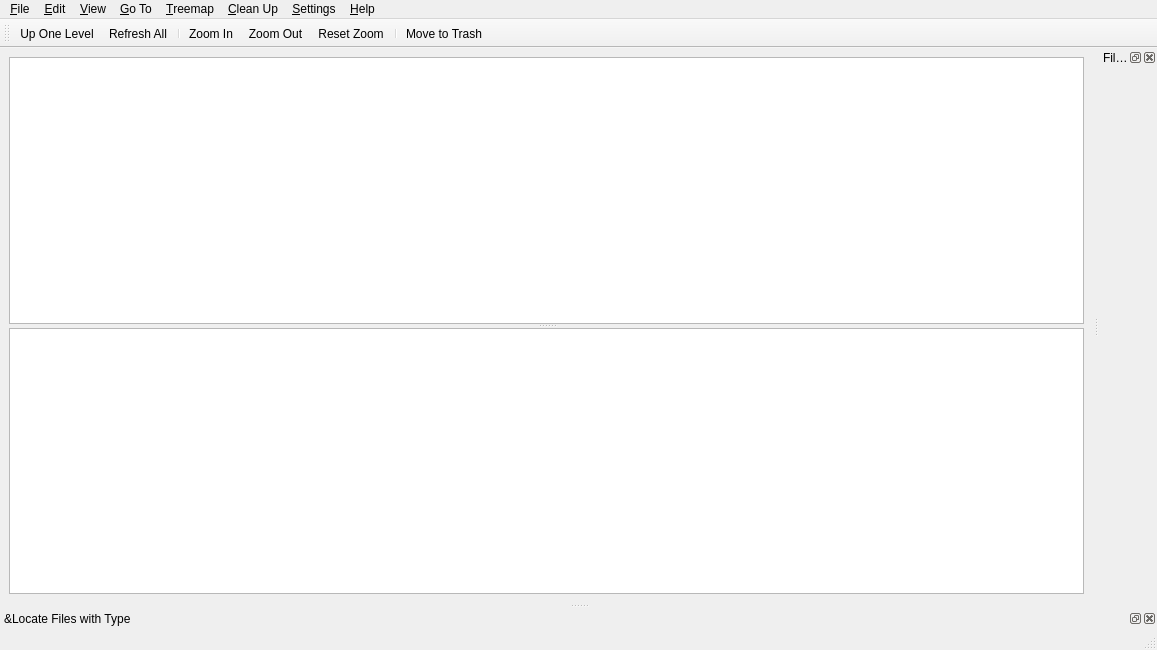
<?xml version="1.0" encoding="UTF-8"?>
<ui version="4.0">
 <author>Stefan Hundhammer</author>
 <class>MainWindow</class>
 <widget class="QMainWindow" name="MainWindow">
  <property name="geometry">
   <rect>
    <x>0</x>
    <y>0</y>
    <width>1157</width>
    <height>650</height>
   </rect>
  </property>
  <property name="windowTitle">
   <string>QDirStat</string>
  </property>
  <property name="windowIcon">
   <iconset resource="icons.qrc">
    <normaloff>:/icons/qdirstat.png</normaloff>:/icons/qdirstat.png</iconset>
  </property>
  <widget class="QWidget" name="centralWidget">
   <layout class="QVBoxLayout" name="verticalLayout">
    <item>
     <widget class="QSplitter" name="mainWinSplitter">
      <property name="orientation">
       <enum>Qt::Vertical</enum>
      </property>
      <widget class="QDirStat::DirTreeView" name="dirTreeView"/>
      <widget class="QDirStat::TreemapView" name="treemapView"/>
     </widget>
    </item>
   </layout>
  </widget>
  <widget class="QMenuBar" name="menubar">
   <property name="geometry">
    <rect>
     <x>0</x>
     <y>0</y>
     <width>1157</width>
     <height>20</height>
    </rect>
   </property>
   <widget class="QMenu" name="menuFile">
    <property name="title">
     <string>&amp;File</string>
    </property>
    <addaction name="actionOpen"/>
    <addaction name="actionRefreshAll"/>
    <addaction name="actionRefreshSelected"/>
    <addaction name="separator"/>
    <addaction name="actionReadExcludedDirectory"/>
    <addaction name="actionContinueReadingAtMountPoint"/>
    <addaction name="actionStopReading"/>
    <addaction name="separator"/>
    <addaction name="actionAskWriteCache"/>
    <addaction name="actionAskReadCache"/>
    <addaction name="separator"/>
    <addaction name="actionQuit"/>
   </widget>
   <widget class="QMenu" name="menuView">
    <property name="title">
     <string>&amp;View</string>
    </property>
    <widget class="QMenu" name="menuExpandTreeToLevel">
     <property name="title">
      <string>E&amp;xpand Tree To Level</string>
     </property>
     <addaction name="actionExpandTreeLevel0"/>
     <addaction name="actionExpandTreeLevel1"/>
     <addaction name="actionExpandTreeLevel2"/>
     <addaction name="actionExpandTreeLevel3"/>
     <addaction name="actionExpandTreeLevel4"/>
     <addaction name="actionExpandTreeLevel5"/>
     <addaction name="actionExpandTreeLevel6"/>
     <addaction name="actionExpandTreeLevel7"/>
     <addaction name="actionExpandTreeLevel8"/>
     <addaction name="actionExpandTreeLevel9"/>
    </widget>
    <addaction name="actionCloseAllTreeLevels"/>
    <addaction name="menuExpandTreeToLevel"/>
    <addaction name="separator"/>
    <addaction name="actionFileTypeStats"/>
   </widget>
   <widget class="QMenu" name="menuEdit">
    <property name="title">
     <string>&amp;Edit</string>
    </property>
    <addaction name="actionCopyUrlToClipboard"/>
    <addaction name="actionMoveToTrash"/>
   </widget>
   <widget class="QMenu" name="menuTreemap">
    <property name="title">
     <string>&amp;Treemap</string>
    </property>
    <addaction name="actionShowTreemap"/>
    <addaction name="actionTreemapAsSidePanel"/>
    <addaction name="separator"/>
    <addaction name="actionTreemapZoomIn"/>
    <addaction name="actionTreemapZoomOut"/>
    <addaction name="actionResetTreemapZoom"/>
    <addaction name="actionTreemapRebuild"/>
   </widget>
   <widget class="QMenu" name="menuGoTo">
    <property name="title">
     <string>&amp;Go To</string>
    </property>
    <addaction name="actionGoUp"/>
    <addaction name="actionGoToToplevel"/>
   </widget>
   <widget class="QMenu" name="menuHelp">
    <property name="title">
     <string>&amp;Help</string>
    </property>
    <addaction name="actionHelp"/>
    <addaction name="actionAbout"/>
    <addaction name="actionAboutQt"/>
   </widget>
   <widget class="QMenu" name="menuCleanup">
    <property name="tearOffEnabled">
     <bool>true</bool>
    </property>
    <property name="title">
     <string>&amp;Clean Up</string>
    </property>
    <addaction name="actionMoveToTrash"/>
    <addaction name="separator"/>
   </widget>
   <widget class="QMenu" name="menuSettings">
    <property name="title">
     <string>&amp;Settings</string>
    </property>
    <addaction name="actionConfigure"/>
   </widget>
   <addaction name="menuFile"/>
   <addaction name="menuEdit"/>
   <addaction name="menuView"/>
   <addaction name="menuGoTo"/>
   <addaction name="menuTreemap"/>
   <addaction name="menuCleanup"/>
   <addaction name="menuSettings"/>
   <addaction name="menuHelp"/>
  </widget>
  <widget class="QStatusBar" name="statusBar"/>
  <widget class="QToolBar" name="toolBar">
   <property name="windowTitle">
    <string>toolBar</string>
   </property>
   <attribute name="toolBarArea">
    <enum>TopToolBarArea</enum>
   </attribute>
   <attribute name="toolBarBreak">
    <bool>false</bool>
   </attribute>
   <addaction name="actionGoUp"/>
   <addaction name="actionRefreshAll"/>
   <addaction name="separator"/>
   <addaction name="actionTreemapZoomIn"/>
   <addaction name="actionTreemapZoomOut"/>
   <addaction name="actionResetTreemapZoom"/>
   <addaction name="separator"/>
   <addaction name="actionMoveToTrash"/>
  </widget>
  <widget class="QDockWidget" name="fileTypeStatsDock">
   <property name="allowedAreas">
    <set>Qt::LeftDockWidgetArea|Qt::RightDockWidgetArea</set>
   </property>
   <property name="windowTitle">
    <string>File T&amp;ype Statistics</string>
   </property>
   <attribute name="dockWidgetArea">
    <number>2</number>
   </attribute>
   <widget class="QWidget" name="fileTypesDockContent_3"/>
  </widget>
  <widget class="QDockWidget" name="locateFilesDock">
   <property name="allowedAreas">
    <set>Qt::BottomDockWidgetArea|Qt::TopDockWidgetArea</set>
   </property>
   <property name="windowTitle">
    <string>&amp;Locate Files with Type</string>
   </property>
   <attribute name="dockWidgetArea">
    <number>8</number>
   </attribute>
   <widget class="QWidget" name="locateFilesDockContent"/>
  </widget>
  <action name="actionQuit">
   <property name="icon">
    <iconset resource="icons.qrc">
     <normaloff>:/icons/window-close.png</normaloff>:/icons/window-close.png</iconset>
   </property>
   <property name="text">
    <string>&amp;Quit</string>
   </property>
   <property name="toolTip">
    <string>Exit application</string>
   </property>
   <property name="shortcut">
    <string>Ctrl+Q</string>
   </property>
  </action>
  <action name="actionOpen">
   <property name="icon">
    <iconset resource="icons.qrc">
     <normaloff>:/icons/open-dir.png</normaloff>:/icons/open-dir.png</iconset>
   </property>
   <property name="text">
    <string>&amp;Open...</string>
   </property>
   <property name="toolTip">
    <string>Open a directory to scan.</string>
   </property>
   <property name="shortcut">
    <string>Ctrl+O</string>
   </property>
  </action>
  <action name="actionCloseAllTreeLevels">
   <property name="text">
    <string>&amp;Close All Tree Levels</string>
   </property>
   <property name="toolTip">
    <string>Close all branches of the directory tree.</string>
   </property>
  </action>
  <action name="actionExpandTreeLevel0">
   <property name="text">
    <string>Level &amp;0</string>
   </property>
   <property name="toolTip">
    <string>Expand (open) the directory tree to level 0.</string>
   </property>
  </action>
  <action name="actionExpandTreeLevel1">
   <property name="text">
    <string>Level &amp;1</string>
   </property>
   <property name="toolTip">
    <string>Expand (open) the directory tree to level 1.</string>
   </property>
   <property name="shortcut">
    <string>Ctrl+1</string>
   </property>
  </action>
  <action name="actionExpandTreeLevel2">
   <property name="text">
    <string>Level &amp;2</string>
   </property>
   <property name="toolTip">
    <string>Expand (open) the directory tree to level 2.</string>
   </property>
   <property name="shortcut">
    <string>Ctrl+2</string>
   </property>
  </action>
  <action name="actionExpandTreeLevel3">
   <property name="text">
    <string>Level &amp;3</string>
   </property>
   <property name="toolTip">
    <string>Expand (open) the directory tree to level 3.</string>
   </property>
   <property name="shortcut">
    <string>Ctrl+3</string>
   </property>
  </action>
  <action name="actionExpandTreeLevel4">
   <property name="text">
    <string>Level &amp;4</string>
   </property>
   <property name="toolTip">
    <string>Expand (open) the directory tree to level 4.</string>
   </property>
   <property name="shortcut">
    <string>Ctrl+4</string>
   </property>
  </action>
  <action name="actionExpandTreeLevel5">
   <property name="text">
    <string>Level &amp;5</string>
   </property>
   <property name="toolTip">
    <string>Expand (open) the directory tree to level 5.</string>
   </property>
   <property name="shortcut">
    <string>Ctrl+5</string>
   </property>
  </action>
  <action name="actionExpandTreeLevel6">
   <property name="text">
    <string>Level &amp;6</string>
   </property>
   <property name="toolTip">
    <string>Expand (open) the directory tree to level 6.</string>
   </property>
   <property name="shortcut">
    <string>Ctrl+6</string>
   </property>
  </action>
  <action name="actionExpandTreeLevel7">
   <property name="text">
    <string>Level &amp;7</string>
   </property>
   <property name="toolTip">
    <string>Expand (open) the directory tree to level 7.</string>
   </property>
   <property name="shortcut">
    <string>Ctrl+7</string>
   </property>
  </action>
  <action name="actionExpandTreeLevel8">
   <property name="text">
    <string>Level &amp;8</string>
   </property>
   <property name="toolTip">
    <string>Expand (open) the directory tree to level 8.</string>
   </property>
   <property name="shortcut">
    <string>Ctrl+8</string>
   </property>
  </action>
  <action name="actionExpandTreeLevel9">
   <property name="text">
    <string>Level &amp;9</string>
   </property>
   <property name="toolTip">
    <string>Expand (open) the directory tree to level 9.</string>
   </property>
   <property name="shortcut">
    <string>Ctrl+9</string>
   </property>
  </action>
  <action name="actionStopReading">
   <property name="icon">
    <iconset resource="icons.qrc">
     <normaloff>:/icons/stop.png</normaloff>:/icons/stop.png</iconset>
   </property>
   <property name="text">
    <string>&amp;Stop Reading</string>
   </property>
   <property name="toolTip">
    <string>Stop reading directories.</string>
   </property>
   <property name="shortcut">
    <string>Ctrl+C</string>
   </property>
  </action>
  <action name="actionAskWriteCache">
   <property name="icon">
    <iconset resource="icons.qrc">
     <normaloff>:/icons/document-export.png</normaloff>:/icons/document-export.png</iconset>
   </property>
   <property name="text">
    <string>&amp;Write To Cache File...</string>
   </property>
   <property name="toolTip">
    <string>Write the current directory tree to a cache file.</string>
   </property>
  </action>
  <action name="actionAskReadCache">
   <property name="icon">
    <iconset resource="icons.qrc">
     <normaloff>:/icons/document-import.png</normaloff>:/icons/document-import.png</iconset>
   </property>
   <property name="text">
    <string>&amp;Read Cache File...</string>
   </property>
   <property name="toolTip">
    <string>Read a directory tree from a cache file.</string>
   </property>
  </action>
  <action name="actionRefreshAll">
   <property name="icon">
    <iconset resource="icons.qrc">
     <normaloff>:/icons/refresh.png</normaloff>:/icons/refresh.png</iconset>
   </property>
   <property name="text">
    <string>Refresh &amp;All</string>
   </property>
   <property name="toolTip">
    <string>Re-read the entire directory tree from disk.</string>
   </property>
   <property name="shortcut">
    <string>F5</string>
   </property>
  </action>
  <action name="actionCopyUrlToClipboard">
   <property name="icon">
    <iconset resource="icons.qrc">
     <normaloff>:/icons/edit-copy.png</normaloff>:/icons/edit-copy.png</iconset>
   </property>
   <property name="text">
    <string>&amp;Copy URL</string>
   </property>
   <property name="toolTip">
    <string>Copy the full path of the current item to the system clipboard for use in other applications.</string>
   </property>
   <property name="shortcut">
    <string>Ctrl+C</string>
   </property>
  </action>
  <action name="actionTreemapZoomIn">
   <property name="icon">
    <iconset resource="icons.qrc">
     <normaloff>:/icons/zoom-in.png</normaloff>:/icons/zoom-in.png</iconset>
   </property>
   <property name="text">
    <string>Zoom &amp;In</string>
   </property>
   <property name="toolTip">
    <string>Zoom the treemap in (enlarge) one level.</string>
   </property>
   <property name="shortcut">
    <string>Ctrl++</string>
   </property>
  </action>
  <action name="actionTreemapZoomOut">
   <property name="icon">
    <iconset resource="icons.qrc">
     <normaloff>:/icons/zoom-out.png</normaloff>:/icons/zoom-out.png</iconset>
   </property>
   <property name="text">
    <string>Zoom &amp;Out</string>
   </property>
   <property name="toolTip">
    <string>Zoom the treemap out one level.</string>
   </property>
   <property name="shortcut">
    <string>Ctrl+-</string>
   </property>
  </action>
  <action name="actionResetTreemapZoom">
   <property name="icon">
    <iconset resource="icons.qrc">
     <normaloff>:/icons/zoom-best-fit.png</normaloff>:/icons/zoom-best-fit.png</iconset>
   </property>
   <property name="text">
    <string>&amp;Reset Zoom</string>
   </property>
   <property name="toolTip">
    <string>Reset the treemap zoom factor to normal.</string>
   </property>
   <property name="shortcut">
    <string>Ctrl+0</string>
   </property>
  </action>
  <action name="actionTreemapRebuild">
   <property name="text">
    <string>Re&amp;build</string>
   </property>
   <property name="toolTip">
    <string>Rebuild the treemap.</string>
   </property>
  </action>
  <action name="actionShowTreemap">
   <property name="checkable">
    <bool>true</bool>
   </property>
   <property name="checked">
    <bool>true</bool>
   </property>
   <property name="text">
    <string>&amp;Show Treemap</string>
   </property>
   <property name="toolTip">
    <string>Enable or disable showing the treemap view.</string>
   </property>
   <property name="shortcut">
    <string>F9</string>
   </property>
  </action>
  <action name="actionGoUp">
   <property name="icon">
    <iconset resource="icons.qrc">
     <normaloff>:/icons/go-up.png</normaloff>:/icons/go-up.png</iconset>
   </property>
   <property name="text">
    <string>&amp;Up One Level</string>
   </property>
   <property name="toolTip">
    <string>Navigate one directory level up.</string>
   </property>
   <property name="shortcut">
    <string>Alt+Up</string>
   </property>
  </action>
  <action name="actionGoToToplevel">
   <property name="icon">
    <iconset resource="icons.qrc">
     <normaloff>:/icons/go-top.png</normaloff>:/icons/go-top.png</iconset>
   </property>
   <property name="text">
    <string>&amp;Toplevel</string>
   </property>
   <property name="toolTip">
    <string>Navigate to the toplevel directory of this tree.</string>
   </property>
   <property name="shortcut">
    <string>Ctrl+Home</string>
   </property>
  </action>
  <action name="actionAbout">
   <property name="icon">
    <iconset resource="icons.qrc">
     <normaloff>:/icons/qdirstat.png</normaloff>:/icons/qdirstat.png</iconset>
   </property>
   <property name="text">
    <string>&amp;About QDirStat...</string>
   </property>
   <property name="toolTip">
    <string>Show version, copyright and license information about this program.</string>
   </property>
  </action>
  <action name="actionAboutQt">
   <property name="text">
    <string>About &amp;Qt...</string>
   </property>
   <property name="toolTip">
    <string>Show information about the Qt version used for building this program.</string>
   </property>
  </action>
  <action name="actionRefreshSelected">
   <property name="text">
    <string>Re&amp;fresh Selected</string>
   </property>
   <property name="toolTip">
    <string>Reread the selected branch from disk.</string>
   </property>
  </action>
  <action name="actionReadExcludedDirectory">
   <property name="text">
    <string>Read &amp;Excluded Directory</string>
   </property>
   <property name="toolTip">
    <string>Read a directory that was excluded by an exclude rule.</string>
   </property>
  </action>
  <action name="actionContinueReadingAtMountPoint">
   <property name="icon">
    <iconset resource="icons.qrc">
     <normaloff>:/icons/hard-disk.png</normaloff>:/icons/hard-disk.png</iconset>
   </property>
   <property name="text">
    <string>Continue Reading at &amp;Mount Point</string>
   </property>
  </action>
  <action name="actionConfigure">
   <property name="icon">
    <iconset resource="icons.qrc">
     <normaloff>:/icons/preferences.png</normaloff>:/icons/preferences.png</iconset>
   </property>
   <property name="text">
    <string>&amp;Configure QDirStat</string>
   </property>
   <property name="toolTip">
    <string>Configure QDirStat</string>
   </property>
  </action>
  <action name="actionVerboseSelection">
   <property name="checkable">
    <bool>true</bool>
   </property>
   <property name="text">
    <string>Verbose Selection</string>
   </property>
   <property name="toolTip">
    <string>Switch verbose logging of selecting and unselecting items on or off.</string>
   </property>
   <property name="shortcut">
    <string>Shift+F7</string>
   </property>
  </action>
  <action name="actionMoveToTrash">
   <property name="icon">
    <iconset resource="icons.qrc">
     <normaloff>:/icons/trashcan.png</normaloff>:/icons/trashcan.png</iconset>
   </property>
   <property name="text">
    <string>Move to &amp;Trash</string>
   </property>
   <property name="toolTip">
    <string>Move the selected items to the trash bin.</string>
   </property>
   <property name="shortcut">
    <string>Del</string>
   </property>
  </action>
  <action name="actionDumpSelection">
   <property name="text">
    <string>Dump Selection to Log</string>
   </property>
   <property name="shortcut">
    <string>F7</string>
   </property>
  </action>
  <action name="actionFileTypeStats">
   <property name="text">
    <string>File &amp;Type Statistics</string>
   </property>
   <property name="toolTip">
    <string>File Type Statistics</string>
   </property>
   <property name="shortcut">
    <string>F3</string>
   </property>
  </action>
  <action name="actionHelp">
   <property name="text">
    <string>QDirStat &amp;Help</string>
   </property>
   <property name="shortcut">
    <string>F1</string>
   </property>
  </action>
  <action name="actionTreemapAsSidePanel">
   <property name="checkable">
    <bool>true</bool>
   </property>
   <property name="checked">
    <bool>true</bool>
   </property>
   <property name="text">
    <string>&amp;Treeemap as side panel</string>
   </property>
   <property name="toolTip">
    <string>Show the Treeemap beside the directory tree, otherwise it will be shown beneath.</string>
   </property>
  </action>
 </widget>
 <customwidgets>
  <customwidget>
   <class>QDirStat::DirTreeView</class>
   <extends>QTreeView</extends>
   <header>DirTreeView.h</header>
  </customwidget>
  <customwidget>
   <class>QDirStat::TreemapView</class>
   <extends>QGraphicsView</extends>
   <header>TreemapView.h</header>
  </customwidget>
 </customwidgets>
 <resources>
  <include location="icons.qrc"/>
 </resources>
 <connections/>
</ui>
